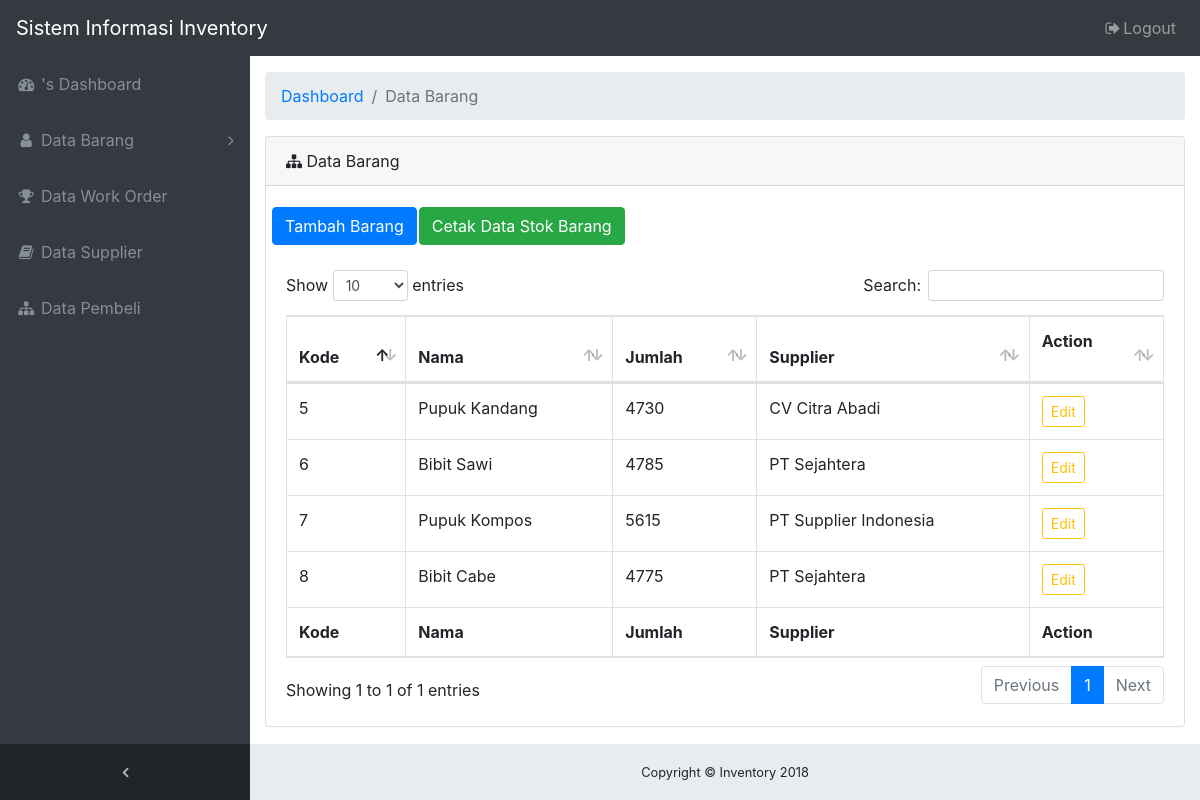
/index.php/barang, run on the app's committed database.
### tables this page shows
CREATE TABLE `barang` (
  `kd_brg` int(10) NOT NULL,
  `nm_brg` varchar(50) NOT NULL,
  `jumlah` float NOT NULL,
  `kd_supplier` int(10) NOT NULL
);

CREATE TABLE `supplier` (
  `kd_supplier` int(10) NOT NULL,
  `nama` varchar(50) NOT NULL,
  `alamat` varchar(100) NOT NULL,
  `telpon` varchar(15) NOT NULL,
  `email` varchar(20) NOT NULL
);

### application/controllers/Barang.php (called while the page is built, shortened)
<?php
class Barang extends CI_Controller {
	function __construct()
	{
		$this->load->model('m_barang');
		$this->load->model('m_supplier');
		$this->load->library('form_validation');
	}
	public function index()
	{
		$data["barang"] = $this->m_barang->get_join();
		$this->load->view('sidebaradmin');
		$this->load->view('barang', $data);
		$this->load->view('footer');
	}
}

### index.php (called while the page is built, shortened)
<?php
require_once BASEPATH.'core/CodeIgniter.php';

### application/models/M_barang.php (called while the page is built, shortened)
<?php
class M_barang extends CI_Model
{
    public function get_join()
    {
        $this->db->join('supplier', 'supplier.kd_supplier = barang.kd_supplier');
        $query = $this->db->get('barang');
     return $query->result();
    }
}

### application/views/barang.php (the view, shortened to what this page needs)
<div class="content-wrapper">
  <div class="container-fluid">
  <ol class="breadcrumb">
    <li class="breadcrumb-item">
      <a href="#">Dashboard</a>
    </li>
    <li class="breadcrumb-item active">Data Barang</li>
  </ol>
  <div class="card mb-3">
    <div class="card-header"><i class="fa fa-sitemap"></i> Data Barang</div>
    <div class="card-body">
      <div class="row">
      <table>
      <td>
        <a href="<?php echo site_url('Barang/addBarang/') ?>" class="btn btn-primary">Tambah Barang</a>
      </td>
      <td>
        <a href="<?php echo site_url('LaporanStok/') ?>" target="_blank" class="btn btn-success">Cetak Data Stok Barang</a>
      </td>
      </table>
        <div class="col-md-12"><br></div>
        <table id="table_id" class="table table-hover table-bordered" cellspacing="0" width="100%">
      <thead>
        <tr>
          <th>Kode</th>
          <th>Nama</th>
          <th>Jumlah</th>
          <th>Supplier</th>
          <th>Action
          </p></th>
        </tr>
      </thead>
      <tbody>
         <?php foreach($barang as $b){ ?>
         <tr>
          <td><?php echo $b->kd_brg; ?></td>
          <td><?php echo $b->nm_brg; ?></td>
          <td><?php echo $b->jumlah; ?></td>
          <td><?php echo $b->nama; ?></td>
          <td><a  class="btn btn-sm btn-outline-warning" href="<?php echo base_url()."barang/editBarang/".$b->kd_brg; ?>">Edit</a>
          </td>
         </tr>
      </tbody> <?php } ?>
      <tfoot>
        <tr>
          <th>Kode</th>
          <th>Nama</th>
          <th>Jumlah</th>
          <th>Supplier</th>
          <th>Action</th>
        </tr>
      </tfoot>
    </table>
    </div>
    </div>
  </div>
</div>
</div>

### application/views/sidebaradmin.php (shortened to what this page needs)
<!DOCTYPE html>
<html lang="en">
<head>
  <link rel="stylesheet" href="<?php echo base_url().'assets/vendor/bootstrap/css/bootstrap.min.css'?>">
  <link rel="stylesheet" href="<?php echo base_url().'assets/vendor/font-awesome/css/font-awesome.min.css'?>">
  <link rel="stylesheet" href="<?php echo base_url().'assets/vendor/datatables/dataTables.bootstrap4.css'?>">
  <link rel="stylesheet" href="<?php echo base_url().'assets/css/sb-admin.css'?>">
</head>
<body class="fixed-nav sticky-footer bg-dark" id="page-top">
  <nav class="navbar navbar-expand-lg navbar-dark bg-dark fixed-top" id="mainNav">
    <a class="navbar-brand" href="admin.php">Sistem Informasi Inventory</a>
    <div class="collapse navbar-collapse" id="navbarResponsive">
      <ul class="navbar-nav navbar-sidenav" id="exampleAccordion">
        <li class="nav-item" data-toggle="tooltip" data-placement="right" title="Dashboard">
          <a class="nav-link" href="<?php echo site_url().'Admin/' ?>">
            <i class="fa fa-fw fa-dashboard"></i>
            <?php $username = $this->session->userdata('username'); ?>
            <span class="nav-link-text"><?php echo $username; ?>'s Dashboard</span>
          </a>
        </li>
        <li class="nav-item" data-toggle="tooltip" data-placement="right" title="Data Barang">
          <a class="nav-link nav-link-collapse collapsed" data-toggle="collapse" href="#collapseComponents" data-parent="#exampleAccordion">
            <i class="fa fa-fw fa-user"></i>
            <span class="nav-link-text">Data Barang</span>
          </a>
        </li>
        <li class="nav-item" data-toggle="tooltip" data-placement="right" title="Data Work Order">
          <a class="nav-link" href="<?php echo site_url().'Order/' ?>">
            <i class="fa fa-fw fa-trophy"></i>
            <span class="nav-link-text">Data Work Order</span>
          </a>
        </li>
        <li class="nav-item" data-toggle="tooltip" data-placement="right" title="Data Supplier">
          <a class="nav-link" href="<?php echo site_url().'Supplier/' ?>">
            <i class="fa fa-fw fa-book"></i>
            <span class="nav-link-text">Data Supplier</span>
          </a>
        </li>
        <li class="nav-item" data-toggle="tooltip" data-placement="right" title="Data Pembeli">
          <a class="nav-link" href="<?php echo site_url().'Pembeli/' ?>">
            <i class="fa fa-fw fa-sitemap"></i>
            <span class="nav-link-text">Data Pembeli</span>
          </a>
        </li>
      </ul>
      <ul class="navbar-nav sidenav-toggler">
        <li class="nav-item">
          <a class="nav-link text-center" id="sidenavToggler">
            <i class="fa fa-fw fa-angle-left"></i>
          </a>
        </li>
      </ul>
      <ul class="navbar-nav ml-auto">
        <li class="nav-item">
            <a class="nav-link" href="<?php echo site_url().'Admin/logout/' ?>">
            <i class="fa fa-fw fa-sign-out"></i>Logout</a>
        </li>
      </ul>
    </div>
  </nav>
</body>
</html>

### application/views/footer.php (shortened to what this page needs)
<footer class="sticky-footer">
  <div class="container">
    <div class="text-center">
      <small>Copyright © Inventory 2018</small>
    </div>
  </div>
</footer>

### assets/css/sb-admin.css (style rules this page uses)
html { position: relative; min-height: 100%; }
body { overflow-x: hidden; }
body.sticky-footer { margin-bottom: 56px; }
body.sticky-footer .content-wrapper { min-height: calc(100vh - 56px - 56px); }
body.fixed-nav { padding-top: 56px; }
.content-wrapper { min-height: calc(100vh - 56px); padding-top: 1rem; }
#mainNav .navbar-collapse { overflow: auto; max-height: 75vh; }
#mainNav .navbar-collapse .navbar-nav .nav-item .nav-link { cursor: pointer; }
#mainNav .navbar-collapse .navbar-sidenav .nav-link-collapse:after { float: right; content: '\f107'; font-family: 'FontAwesome'; }
#mainNav .navbar-collapse .navbar-sidenav .nav-link-collapse.collapsed:after { content: '\f105'; }
#mainNav .navbar-collapse .sidenav-toggler { display: none; }
@media (min-width: 992px) { #mainNav .navbar-brand { width: 250px; } }
@media (min-width: 992px) { #mainNav .navbar-collapse { overflow: visible; max-height: none; } }
@media (min-width: 992px) { #mainNav .navbar-collapse .navbar-sidenav { position: absolute; top: 0; left: 0; -webkit-flex-direction: column; -ms-flex-direction: column; flex-direction: column; margin-top: 56px; } }
@media (min-width: 992px) { #mainNav .navbar-collapse .navbar-sidenav > .nav-item { width: 250px; padding: 0; } }
@media (min-width: 992px) { #mainNav .navbar-collapse .navbar-sidenav > .nav-item > .nav-link { padding: 1em; } }
#mainNav.fixed-top .sidenav-toggler { display: none; }
@media (min-width: 992px) { #mainNav.fixed-top .navbar-sidenav { height: calc(100vh - 112px); } }
@media (min-width: 992px) { #mainNav.fixed-top .sidenav-toggler { position: absolute; top: 0; left: 0; display: flex; -webkit-flex-direction: column; -ms-flex-direction: column; flex-direction: column; margin-top: calc(100vh - 56px); } }
@media (min-width: 992px) { #mainNav.fixed-top .sidenav-toggler > .nav-item { width: 250px; padding: 0; } }
@media (min-width: 992px) { #mainNav.fixed-top .sidenav-toggler > .nav-item > .nav-link { padding: 1em; } }
#mainNav.fixed-top.navbar-dark .sidenav-toggler { background-color: #212529; }
#mainNav.fixed-top.navbar-dark .sidenav-toggler a i { color: #adb5bd; }
.content-wrapper { overflow-x: hidden; background: white; }
@media (min-width: 992px) { .content-wrapper { margin-left: 250px; } }
#sidenavToggler i { font-weight: 800; }
#mainNav.navbar-dark .navbar-collapse .navbar-sidenav .nav-link-collapse:after { color: #868e96; }
#mainNav.navbar-dark .navbar-collapse .navbar-sidenav > .nav-item > .nav-link { color: #868e96; }
@media (min-width: 992px) { #mainNav.navbar-dark .navbar-collapse .navbar-sidenav { background: #343a40; } }
footer.sticky-footer { position: absolute; right: 0; bottom: 0; width: 100%; height: 56px; background-color: #e9ecef; line-height: 55px; }
@media (min-width: 992px) { footer.sticky-footer { width: calc(100% - 250px); } }

### data on the page
barang: kd_brg "5", nm_brg "Pupuk Kandang", jumlah "4730", kd_supplier.nama "CV Citra Abadi"
barang: kd_brg "6", nm_brg "Bibit Sawi", jumlah "4785", kd_supplier.nama "PT Sejahtera"
barang: kd_brg "7", nm_brg "Pupuk Kompos", jumlah "5615", kd_supplier.nama "PT Supplier Indonesia"
barang: kd_brg "8", nm_brg "Bibit Cabe", jumlah "4775", kd_supplier.nama "PT Sejahtera"
